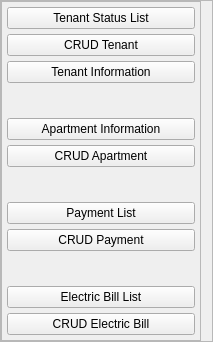
        <widget class="QFrame" name="side_menu">
         <property name="frameShape">
          <enum>QFrame::StyledPanel</enum>
         </property>
         <property name="frameShadow">
          <enum>QFrame::Raised</enum>
         </property>
         <layout class="QVBoxLayout" name="verticalLayout_2">
          <property name="spacing">
           <number>0</number>
          </property>
          <property name="leftMargin">
           <number>0</number>
          </property>
          <property name="topMargin">
           <number>0</number>
          </property>
          <property name="bottomMargin">
           <number>0</number>
          </property>
          <item alignment="Qt::AlignTop">
           <widget class="QFrame" name="frame_4">
            <property name="minimumSize">
             <size>
              <width>200</width>
              <height>0</height>
             </size>
            </property>
            <property name="maximumSize">
             <size>
              <width>200</width>
              <height>16777215</height>
             </size>
            </property>
            <property name="frameShape">
             <enum>QFrame::StyledPanel</enum>
            </property>
            <property name="frameShadow">
             <enum>QFrame::Raised</enum>
            </property>
            <layout class="QVBoxLayout" name="verticalLayout_3">
             <property name="spacing">
              <number>5</number>
             </property>
             <property name="leftMargin">
              <number>5</number>
             </property>
             <property name="topMargin">
              <number>5</number>
             </property>
             <property name="rightMargin">
              <number>5</number>
             </property>
             <property name="bottomMargin">
              <number>5</number>
             </property>
             <item>
              <widget class="QPushButton" name="TenantStatListBtn">
               <property name="cursor">
                <cursorShape>PointingHandCursor</cursorShape>
               </property>
               <property name="text">
                <string>Tenant Status List</string>
               </property>
               <property name="icon">
                <iconset resource="icons.qrc">
                 <normaloff>:/Icons/icons/file-text.svg</normaloff>:/Icons/icons/file-text.svg</iconset>
               </property>
              </widget>
             </item>
             <item>
              <widget class="QPushButton" name="CRUDTenantBtn">
               <property name="cursor">
                <cursorShape>PointingHandCursor</cursorShape>
               </property>
               <property name="text">
                <string>CRUD Tenant</string>
               </property>
               <property name="icon">
                <iconset resource="icons.qrc">
                 <normaloff>:/Icons/icons/user-plus.svg</normaloff>:/Icons/icons/user-plus.svg</iconset>
               </property>
              </widget>
             </item>
             <item>
              <widget class="QPushButton" name="TenantInfoBtn">
               <property name="cursor">
                <cursorShape>PointingHandCursor</cursorShape>
               </property>
               <property name="text">
                <string>Tenant Information</string>
               </property>
               <property name="icon">
                <iconset resource="icons.qrc">
                 <normaloff>:/Icons/icons/user.svg</normaloff>:/Icons/icons/user.svg</iconset>
               </property>
              </widget>
             </item>
             <item>
              <spacer name="verticalSpacer">
               <property name="orientation">
                <enum>Qt::Vertical</enum>
               </property>
               <property name="sizeType">
                <enum>QSizePolicy::Fixed</enum>
               </property>
               <property name="sizeHint" stdset="0">
                <size>
                 <width>20</width>
                 <height>30</height>
                </size>
               </property>
              </spacer>
             </item>
             <item>
              <widget class="QPushButton" name="ApartmentInfoBtn">
               <property name="cursor">
                <cursorShape>PointingHandCursor</cursorShape>
               </property>
               <property name="text">
                <string>Apartment Information</string>
               </property>
               <property name="icon">
                <iconset resource="icons.qrc">
                 <normaloff>:/Icons/icons/trello.svg</normaloff>:/Icons/icons/trello.svg</iconset>
               </property>
              </widget>
             </item>
             <item>
              <widget class="QPushButton" name="CRUDApartmentBtn">
               <property name="cursor">
                <cursorShape>PointingHandCursor</cursorShape>
               </property>
               <property name="text">
                <string>CRUD Apartment</string>
               </property>
               <property name="icon">
                <iconset resource="icons.qrc">
                 <normaloff>:/Icons/icons/plus-square.svg</normaloff>:/Icons/icons/plus-square.svg</iconset>
               </property>
              </widget>
             </item>
             <item>
              <spacer name="verticalSpacer_2">
               <property name="orientation">
                <enum>Qt::Vertical</enum>
               </property>
               <property name="sizeType">
                <enum>QSizePolicy::Fixed</enum>
               </property>
               <property name="sizeHint" stdset="0">
                <size>
                 <width>20</width>
                 <height>30</height>
                </size>
               </property>
              </spacer>
             </item>
             <item>
              <widget class="QPushButton" name="PaymentListBtn">
               <property name="cursor">
                <cursorShape>PointingHandCursor</cursorShape>
               </property>
               <property name="text">
                <string>Payment List</string>
               </property>
               <property name="icon">
                <iconset resource="icons.qrc">
                 <normaloff>:/Icons/icons/clipboard.svg</normaloff>:/Icons/icons/clipboard.svg</iconset>
               </property>
              </widget>
             </item>
             <item>
              <widget class="QPushButton" name="CRUDPaymentBtn">
               <property name="cursor">
                <cursorShape>PointingHandCursor</cursorShape>
               </property>
               <property name="text">
                <string>CRUD Payment</string>
               </property>
               <property name="icon">
                <iconset resource="icons.qrc">
                 <normaloff>:/Icons/icons/credit-card.svg</normaloff>:/Icons/icons/credit-card.svg</iconset>
               </property>
              </widget>
             </item>
             <item>
              <spacer name="verticalSpacer_3">
               <property name="orientation">
                <enum>Qt::Vertical</enum>
               </property>
               <property name="sizeType">
                <enum>QSizePolicy::Fixed</enum>
               </property>
               <property name="sizeHint" stdset="0">
                <size>
                 <width>20</width>
                 <height>30</height>
                </size>
               </property>
              </spacer>
             </item>
             <item>
              <widget class="QPushButton" name="ElecBillBtn">
               <property name="cursor">
                <cursorShape>PointingHandCursor</cursorShape>
               </property>
               <property name="text">
                <string>Electric Bill List</string>
               </property>
               <property name="icon">
                <iconset resource="icons.qrc">
                 <normaloff>:/Icons/icons/server.svg</normaloff>:/Icons/icons/server.svg</iconset>
               </property>
              </widget>
             </item>
             <item>
              <widget class="QPushButton" name="CRUDElectricBillBtn">
               <property name="cursor">
                <cursorShape>PointingHandCursor</cursorShape>
               </property>
               <property name="text">
                <string>CRUD Electric Bill</string>
               </property>
               <property name="icon">
                <iconset resource="icons.qrc">
                 <normaloff>:/Icons/icons/zap.svg</normaloff>:/Icons/icons/zap.svg</iconset>
               </property>
              </widget>
             </item>
            </layout>
           </widget>
          </item>
         </layout>
        </widget>
